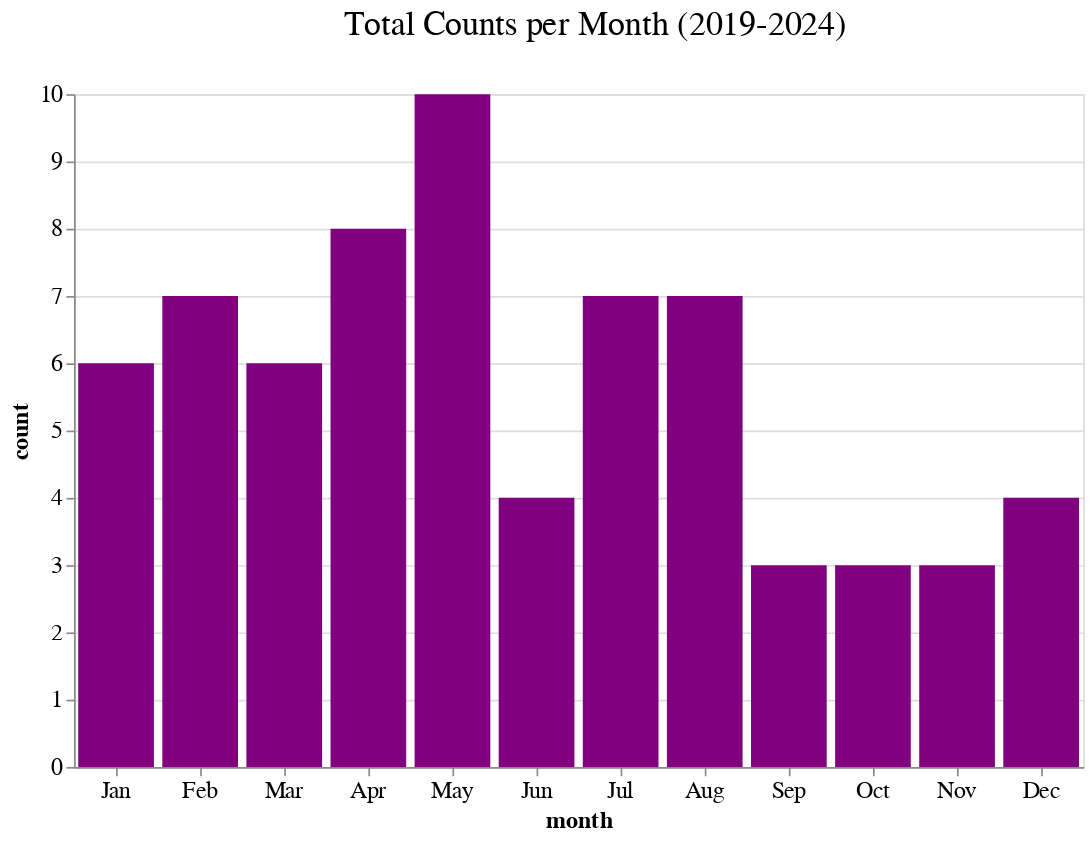

Write notebook code for a chart like this one.
### Markdown cell above
## Peer review cadence -- slower months 

Historically since 2019 July and December  have been slower months. These could be ideal times for us to take a peer review breather, not accept new reviews, and catch up on business and documentation items.

### Code cell
month_year_counts

# Summarize total counts per month
monthly_counts = (
    month_year_counts.groupby("month")["count"]
    .sum()
    .reindex(
        [
            "Jan",
            "Feb",
            "Mar",
            "Apr",
            "May",
            "Jun",
            "Jul",
            "Aug",
            "Sep",
            "Oct",
            "Nov",
            "Dec",
        ],
        fill_value=0,
    )
    .reset_index()
)

# Create the Altair plot
chart = (
    alt.Chart(monthly_counts)
    .mark_bar()
    .encode(
        x=alt.X(
            "month",
            sort=[
                "Jan",
                "Feb",
                "Mar",
                "Apr",
                "May",
                "Jun",
                "Jul",
                "Aug",
                "Sep",
                "Oct",
                "Nov",
                "Dec",
            ],
        ),
        y="count",
        tooltip=["month", "count"],
    )
    .properties(title="Total Counts per Month (2019-2024)", width="container", height=400)
    .configure_axis(labelAngle=0)
)

chart.show()

### Figure 1 — Vega-Lite specification as saved in the notebook (floating-point values rounded to 4 significant figures)
{"config": {"title": {"fontSize": 20, "font": "Poppins", "anchor": "middle", "color": "black", "fontWeight": 400, "dy": -20, "dx": 10}, "axis": {"labelFontSize": 14, "titleFontSize": 14, "titleFont": "Poppins", "labelFont": "Poppins", "labelAngle": 0}, "axisX": {"labelAngle": 0}, "legend": {"labelFontSize": 12, "titleFontSize": 14, "titleFont": "Poppins", "labelFont": "Poppins"}, "bar": {"color": "purple", "fill": "purple"}, "line": {"color": "purple"}, "view": {"height": 300, "width": 600, "padding": {"top": 190, "left": 10, "right": 10, "bottom": 90}}}, "data": {"name": "data-642a16824116ba830e97b0e3d63e3ca2"}, "mark": {"type": "bar"}, "encoding": {"tooltip": [{"field": "month", "type": "nominal"}, {"field": "count", "type": "quantitative"}], "x": {"field": "month", "sort": ["Jan", "Feb", "Mar", "Apr", "May", "Jun", "Jul", "Aug", "Sep", "Oct", "Nov", "Dec"], "type": "nominal"}, "y": {"field": "count", "type": "quantitative"}}, "height": 400, "title": "Total Counts per Month (2019-2024)", "width": "container", "$schema": "https://vega.github.io/schema/vega-lite/v5.17.0.json", "datasets": {"data-642a16824116ba830e97b0e3d63e3ca2": [{"month": "Jan", "count": 6}, {"month": "Feb", "count": 7}, {"month": "Mar", "count": 6}, {"month": "Apr", "count": 8}, {"month": "May", "count": 10}, {"month": "Jun", "count": 4}, {"month": "Jul", "count": 7}, {"month": "Aug", "count": 7}, {"month": "Sep", "count": 3}, {"month": "Oct", "count": 3}, {"month": "Nov", "count": 3}, {"month": "Dec", "count": 4}]}}
